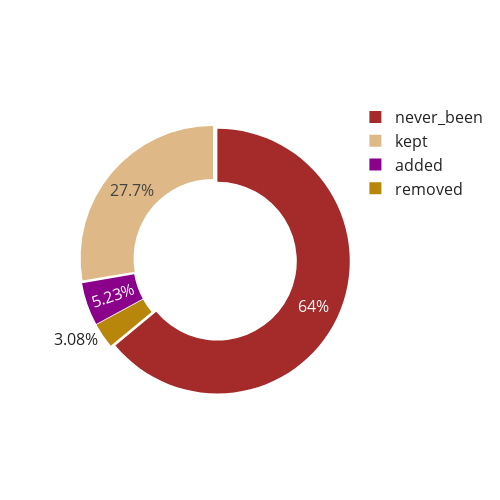

Notebook cell for this chart:
### Code cell
figu_muts_and_clusters = go.Figure(data = go.Pie(labels = list(muts_and_clusters.keys()), 
    values = list(muts_and_clusters.values()),
    hole=0.6, pull=0.02, sort=True))
    
figu_muts_and_clusters.update_traces(marker={'colors': ['BurlyWood', 'Brown', 'DarkMagenta',
    'DarkGoldenRod']})

figu_muts_and_clusters.update_layout(annotations=[dict(
    text='', x=0.5, y=0.5, font_size=16, showarrow=False)],
    width=500, height=500, font_size=16)

### Figure 1 — Plotly figure (JSON) as saved in the notebook; plotly's stock layout.template omitted (floating-point values rounded to 4 significant figures)
{"data": [{"hole": 0.6, "labels": ["kept", "never_been", "added", "removed"], "marker": {"colors": ["BurlyWood", "Brown", "DarkMagenta", "DarkGoldenRod"]}, "pull": 0.02, "sort": true, "type": "pie", "values": [90, 208, 17, 10]}], "layout": {"annotations": [{"font": {"size": 16}, "showarrow": false, "text": "", "x": 0.5, "y": 0.5}], "font": {"size": 16}, "height": 500, "width": 500}}
